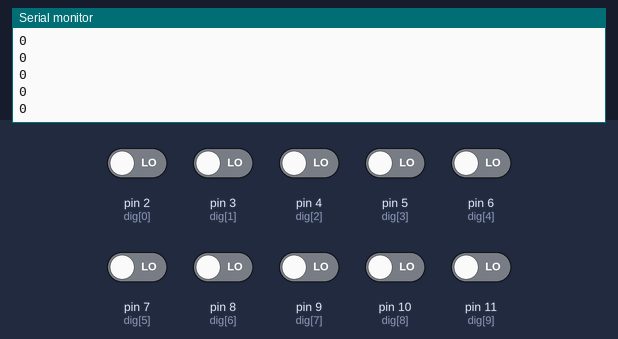
Bench run of a sketch on a simulated Arduino Uno, built with avr-gcc and run on an emulated ATmega328P. Parts: the last lines printed to the serial monitor. Inputs (shaded band) come from the test bench; at power-on: pin 2 (dig[0]), pin 3 (dig[1]), pin 4 (dig[2]), pin 5 (dig[3]), pin 6 (dig[4]), pin 7 (dig[5]), pin 8 (dig[6]), pin 9 (dig[7]), pin 10 (dig[8]), pin 11 (dig[9]) LOW.

Above: at 1.2 s.
1.3 s: pin 2 (dig[0]) driven HIGH
At 1.8 s:
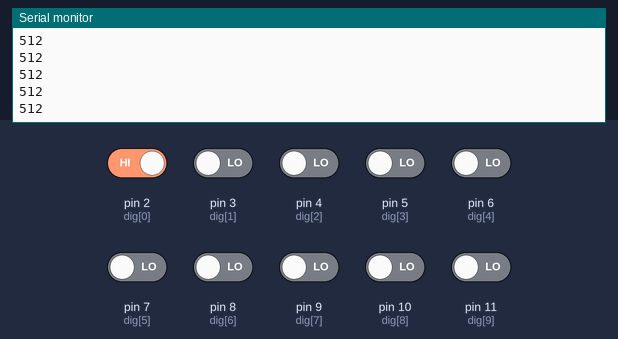
2.8 s: pin 3 (dig[1]) driven HIGH
At 3.8 s:
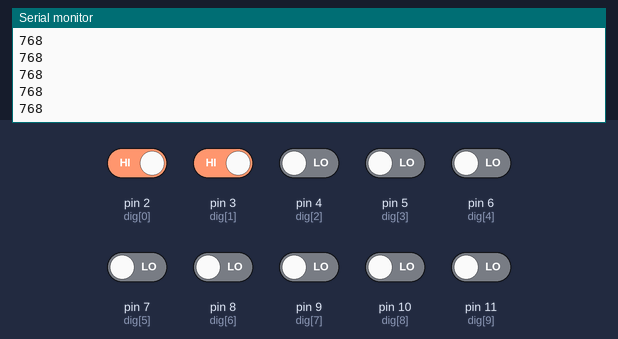
4.3 s: pin 4 (dig[2]) driven HIGH
At 5.1 s:
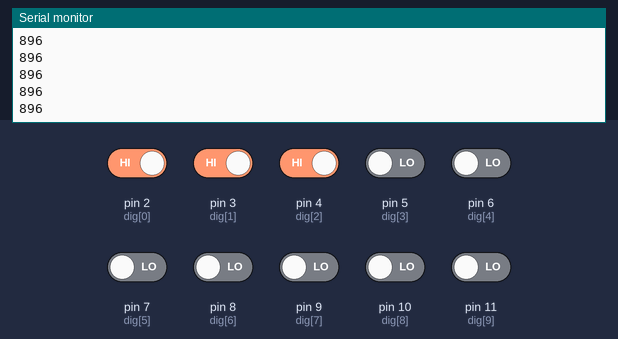
5.8 s: pin 5 (dig[3]) driven HIGH
At 6.6 s:
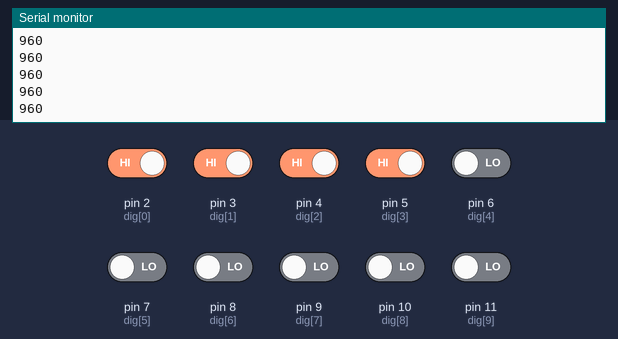
7.3 s: pin 6 (dig[4]) driven HIGH
At 8.0 s:
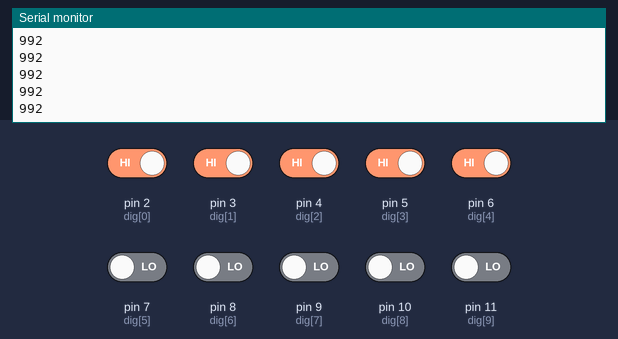
8.8 s: pin 7 (dig[5]) driven HIGH
At 9.5 s:
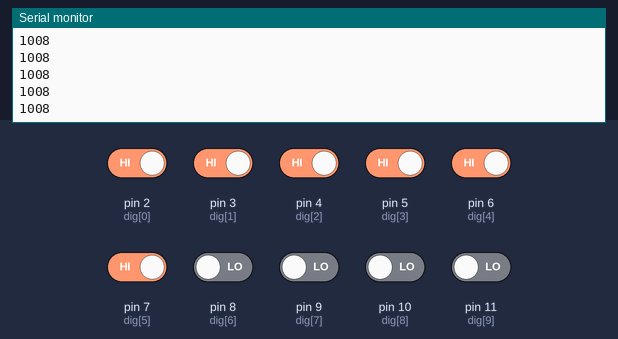
Timing chart, 0 to 11.3 s (numbered marks = the images above; inputs shaded):
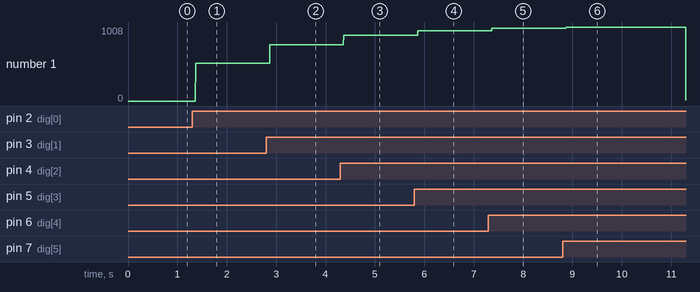

Measured:
- after the input at 1.3 s, the serial monitor: prints a new line after 0.07 s (image 1)
- after the input at 2.8 s, the serial monitor: prints a new line after 0.07 s (image 2)
- after the input at 4.3 s, the serial monitor: prints a new line after 0.07 s (image 3)
- after the input at 5.8 s, the serial monitor: prints a new line after 0.07 s (image 4)
- after the input at 7.3 s, the serial monitor: prints a new line after 0.07 s (image 5)
- after the input at 8.8 s, the serial monitor: prints a new line after 0.07 s (image 6)
- plotted number 1: 0 → 512 after the input at 1.3 s, 512 → 768 after the input at 2.8 s, 768 → 896 after the input at 4.3 s, 896 → 960 after the input at 5.8 s, 960 → 992 after the input at 7.3 s

The sketch:

BTForwardData.ino
```cpp
#include <SoftwareSerial.h>
SoftwareSerial BTSerial(12, 13); // RX | TX

const int dig[10] = {2, 3, 4, 5, 6, 7, 8, 9, 10, 11};
int pinNum = 10;
int readDig[10];
int count = 0;
int passData = 0;
int dataClock = 2; // 5 microseconds

void setup()
{
  pinMode(dig[0], INPUT);
  pinMode(dig[1], INPUT);
  pinMode(dig[2], INPUT);
  pinMode(dig[3], INPUT);
  pinMode(dig[4], INPUT);
  pinMode(dig[5], INPUT);
  pinMode(dig[6], INPUT);
  pinMode(dig[7], INPUT);
  pinMode(dig[8], INPUT);
  pinMode(dig[9], INPUT);

  Serial.begin(9600);
  BTSerial.begin(38400);  // HC-05 default speed in AT command more
}

void loop()
{
	/*
  count = 0;
  passData = 0;
  while(count < pinNum){
    //BTSerial.print(digitalRead(dig[count++]), BIN);
    passData = passData*2 + int(digitalRead(dig[count++]));
  }
	*/

  readDig[0] = digitalRead(dig[0]) << 9;
  readDig[1] = digitalRead(dig[1]) << 8;
  readDig[2] = digitalRead(dig[2]) << 7;
  readDig[3] = digitalRead(dig[3]) << 6;
  readDig[4] = digitalRead(dig[4]) << 5;
  readDig[5] = digitalRead(dig[5]) << 4;
  readDig[6] = digitalRead(dig[6]) << 3;
  readDig[7] = digitalRead(dig[7]) << 2;
  readDig[8] = digitalRead(dig[8]) << 1;
  readDig[9] = digitalRead(dig[9]);

  passData = readDig[0] + readDig[1];
  passData += readDig[2] + readDig[3];
  passData += readDig[4] + readDig[5];
  passData += readDig[6] + readDig[7];
  passData += readDig[8] + readDig[9];

  BTSerial.println(passData, DEC);
  Serial.println(passData, DEC);

  delayMicroseconds(dataClock);
}
```
